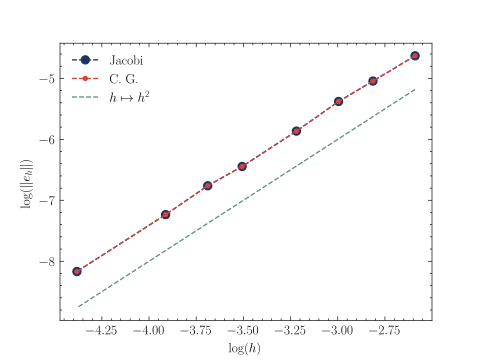

Generate this figure with Python:
import numpy as np
import matplotlib.pyplot as plt

style_path = "validation/utils/custom_science.mplstyle"

jacobi_file_name = "validation/asymptotic_accuracy/jacobi_asymptotic_acuracy_measurement.csv"
conjugate_gradient_file_name = "validation/asymptotic_accuracy/conjugate_gradient_asymptotic_acuracy_measurement.csv"
file_props = dict(dtype = float, delimiter = ',', names=True)

jacobi_data = np.genfromtxt(fname = jacobi_file_name, **file_props)
conjugate_gradient_data = np.genfromtxt(fname = conjugate_gradient_file_name, **file_props)
# print(data['h'])
with plt.style.context(style_path):
    fig = plt.figure()
    ax = fig.add_subplot()

    line_props = dict(marker = "o", linestyle = "--", linewidth = 1)

    ax.plot(np.log(jacobi_data['h']), np.log(jacobi_data['error']), label = "Jacobi", **line_props)
    ax.plot(np.log(conjugate_gradient_data['h']), np.log(conjugate_gradient_data['error']), label = "C. G.", **line_props, markersize = 3)
    ax.plot(np.log(jacobi_data['h']), np.log(jacobi_data['h']**2), label = r"$h \mapsto h^2$", linestyle = "--")
    ax.set(xlabel = r"$\log(h)$", ylabel = r"$\log(\|e_h\|)$")
    ax.legend()
    fig.savefig(fname="validation/asymptotic_accuracy/asymptotic_accuracy.pdf")
    fig.savefig(fname="validation/asymptotic_accuracy/asymptotic_accuracy.svg")
    plt.show()